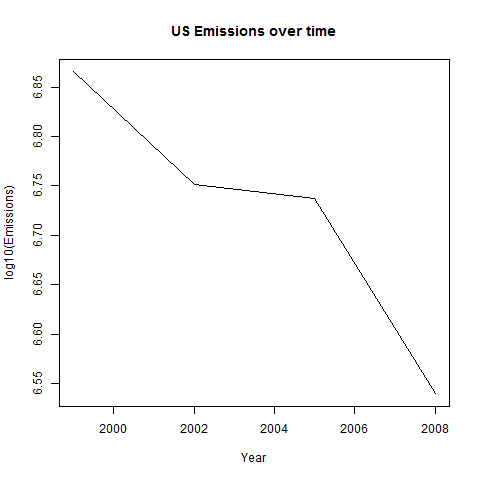

This figure's R source:
#source("main.R")


#PLOT 1: Have total emissions from PM2.5 decreased in the United States from 1999 to 2008? Using the base plotting system, 
# make a plot showing the total PM2.5 emission from all sources for each of the years 1999, 2002, 2005, and 2008.

par(mfrow=c(1,1))
#Count emissions for each year and plot them
eCount <- aggregate(Emissions ~ year,NEI, sum)


png(file = "plot1.png")
with(eCount, plot(year,log10(Emissions), xlab = "Year", main = "US Emissions over time", type="l"))
dev.off()
#Answer = yes


